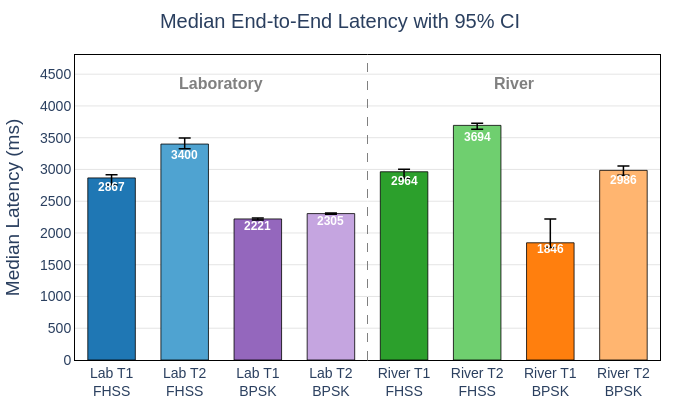

The code cell stored with this chart in its notebook:
### Code cell
# ── 6.6 Median Latency with 95% CI ───────────────────────────────────────────

short_labels_bar = [
    "Lab T1<br>FHSS", "Lab T2<br>FHSS",
    "Lab T1<br>BPSK", "Lab T2<br>BPSK",
    "River T1<br>FHSS", "River T2<br>FHSS",
    "River T1<br>BPSK","River T2<br>BPSK",
]

medians = [metrics[l]["lat_median"] for l in labels]

ci_lo = [
    metrics[l]["lat_median"] - metrics[l]["lat_median_ci_low"]
    for l in labels
]

ci_hi = [
    metrics[l]["lat_median_ci_high"] - metrics[l]["lat_median"]
    for l in labels
]

fig = go.Figure()

# ── Bars with CI ──────────────────────────────────────────────────────────────
for i, (l, median, lo, hi) in enumerate(zip(labels, medians, ci_lo, ci_hi)):

    fig.add_trace(go.Bar(
        x=[short_labels_bar[i]],
        y=[median],
        name=l.replace("\n", " "),
        marker_color=COLORS[i],
        marker_line_color="black",
        marker_line_width=0.8,
        error_y=dict(
            type="data",
            symmetric=False,
            array=[hi],
            arrayminus=[lo],
            color="black",
            thickness=1.5,
            width=6,
        ),
        showlegend=False,
    ))

    # Value label (clean, readable, consistent placement)
    fig.add_annotation(
        x=short_labels_bar[i],
        y=median * 0.95,
        text=f"<b>{median:.0f}</b>",
        showarrow=False,
        font=dict(size=12, color="white"),
    )

# ── Group separator ───────────────────────────────────────────────────────────
fig.add_vline(
    x=3.5,
    line_dash="dash",
    line_color="gray",
    line_width=1,
)

# ── Dynamic group labels ──────────────────────────────────────────────────────
y_top = max(medians) * 1.18

fig.add_annotation(
    x=1.5,
    y=y_top,
    text="<b>Laboratory</b>",
    showarrow=False,
    font=dict(size=16, color="gray"),
)

fig.add_annotation(
    x=5.5,
    y=y_top,
    text="<b>River</b>",
    showarrow=False,
    font=dict(size=16, color="gray"),
)

# ── Layout (fully aligned with PDR + other figures) ──────────────────────────
fig.update_layout(
    title=dict(
        text="Median End-to-End Latency with 95% CI",
        font=dict(size=20),
        x=0.5,
        xanchor="center",
    ),
    width=680,
    height=420,
    plot_bgcolor="white",
    paper_bgcolor="white",
    font=dict(family="Arial, sans-serif", size=16),
    margin=dict(l=55, r=20, t=55, b=60),
    bargap=0.35,
    showlegend=True,
    legend=dict(
        x=0.70,
        y=0.98,
        bgcolor="rgba(255,255,255,0.92)",
        bordercolor="black",
        borderwidth=1,
        font=dict(size=12),
    ),
)

# ── Axes styling (consistent frame + grid) ───────────────────────────────────
fig.update_xaxes(
    showgrid=False,
    linecolor="black",
    mirror=True,
    tickfont=dict(size=14),
)

fig.update_yaxes(
    title_text="Median Latency (ms)",
    gridcolor="#e5e5e5",
    linecolor="black",
    mirror=True,
    dtick=500,
    range=[0, max(medians) * 1.30],
    tickfont=dict(size=14),
)

save_fig(fig, "latency_median_ci")
fig.show()

### Figure 1 — Plotly figure (JSON) as saved in the notebook; plotly's stock layout.template omitted (floating-point values rounded to 4 significant figures)
{"data": [{"error_y": {"array": [48], "arrayminus": [113], "color": "black", "symmetric": false, "thickness": 1.5, "type": "data", "width": 6}, "marker": {"color": "#1f77b4", "line": {"color": "black", "width": 0.8}}, "name": "Lab, Trial 1: FHSS ", "showlegend": false, "type": "bar", "x": ["Lab T1<br>FHSS"], "y": [2867]}, {"error_y": {"array": [97], "arrayminus": [75], "color": "black", "symmetric": false, "thickness": 1.5, "type": "data", "width": 6}, "marker": {"color": "#4fa3d1", "line": {"color": "black", "width": 0.8}}, "name": "Lab, Trial 2: FHSS ", "showlegend": false, "type": "bar", "x": ["Lab T2<br>FHSS"], "y": [3400]}, {"error_y": {"array": [13], "arrayminus": [16], "color": "black", "symmetric": false, "thickness": 1.5, "type": "data", "width": 6}, "marker": {"color": "#9467bd", "line": {"color": "black", "width": 0.8}}, "name": "Lab, Trial 1: BPSK ", "showlegend": false, "type": "bar", "x": ["Lab T1<br>BPSK"], "y": [2221]}, {"error_y": {"array": [9], "arrayminus": [11], "color": "black", "symmetric": false, "thickness": 1.5, "type": "data", "width": 6}, "marker": {"color": "#c5a5e0", "line": {"color": "black", "width": 0.8}}, "name": "Lab, Trial 2: BPSK ", "showlegend": false, "type": "bar", "x": ["Lab T2<br>BPSK"], "y": [2305]}, {"error_y": {"array": [38.5], "arrayminus": [104.5], "color": "black", "symmetric": false, "thickness": 1.5, "type": "data", "width": 6}, "marker": {"color": "#2ca02c", "line": {"color": "black", "width": 0.8}}, "name": "River, Trial 1: FHSS ", "showlegend": false, "type": "bar", "x": ["River T1<br>FHSS"], "y": [2964.0]}, {"error_y": {"array": [32], "arrayminus": [59.5], "color": "black", "symmetric": false, "thickness": 1.5, "type": "data", "width": 6}, "marker": {"color": "#6fcf6f", "line": {"color": "black", "width": 0.8}}, "name": "River, Trial 2: FHSS ", "showlegend": false, "type": "bar", "x": ["River T2<br>FHSS"], "y": [3694]}, {"error_y": {"array": [376.5], "arrayminus": [74.5], "color": "black", "symmetric": false, "thickness": 1.5, "type": "data", "width": 6}, "marker": {"color": "#ff7f0e", "line": {"color": "black", "width": 0.8}}, "name": "River, Trial 1: BPSK ", "showlegend": false, "type": "bar", "x": ["River T1<br>BPSK"], "y": [1846.0]}, {"error_y": {"array": [70], "arrayminus": [77], "color": "black", "symmetric": false, "thickness": 1.5, "type": "data", "width": 6}, "marker": {"color": "#ffb570", "line": {"color": "black", "width": 0.8}}, "name": "River, Trial 2: BPSK ", "showlegend": false, "type": "bar", "x": ["River T2<br>BPSK"], "y": [2986]}], "layout": {"annotations": [{"font": {"color": "white", "size": 12}, "showarrow": false, "text": "<b>2867</b>", "x": "Lab T1<br>FHSS", "y": 2724.0}, {"font": {"color": "white", "size": 12}, "showarrow": false, "text": "<b>3400</b>", "x": "Lab T2<br>FHSS", "y": 3230}, {"font": {"color": "white", "size": 12}, "showarrow": false, "text": "<b>2221</b>", "x": "Lab T1<br>BPSK", "y": 2110.0}, {"font": {"color": "white", "size": 12}, "showarrow": false, "text": "<b>2305</b>", "x": "Lab T2<br>BPSK", "y": 2190.0}, {"font": {"color": "white", "size": 12}, "showarrow": false, "text": "<b>2964</b>", "x": "River T1<br>FHSS", "y": 2815.0}, {"font": {"color": "white", "size": 12}, "showarrow": false, "text": "<b>3694</b>", "x": "River T2<br>FHSS", "y": 3509.0}, {"font": {"color": "white", "size": 12}, "showarrow": false, "text": "<b>1846</b>", "x": "River T1<br>BPSK", "y": 1753.0}, {"font": {"color": "white", "size": 12}, "showarrow": false, "text": "<b>2986</b>", "x": "River T2<br>BPSK", "y": 2837.0}, {"font": {"color": "gray", "size": 16}, "showarrow": false, "text": "<b>Laboratory</b>", "x": 1.5, "y": 4359.0}, {"font": {"color": "gray", "size": 16}, "showarrow": false, "text": "<b>River</b>", "x": 5.5, "y": 4359.0}], "bargap": 0.35, "font": {"family": "Arial, sans-serif", "size": 16}, "height": 420, "legend": {"bgcolor": "rgba(255,255,255,0.92)", "bordercolor": "black", "borderwidth": 1, "font": {"size": 12}, "x": 0.7, "y": 0.98}, "margin": {"b": 60, "l": 55, "r": 20, "t": 55}, "paper_bgcolor": "white", "plot_bgcolor": "white", "shapes": [{"line": {"color": "gray", "dash": "dash", "width": 1}, "type": "line", "x0": 3.5, "x1": 3.5, "xref": "x", "y0": 0, "y1": 1, "yref": "y domain"}], "showlegend": true, "title": {"font": {"size": 20}, "text": "Median End-to-End Latency with 95% CI", "x": 0.5, "xanchor": "center"}, "width": 680, "xaxis": {"linecolor": "black", "mirror": true, "showgrid": false, "tickfont": {"size": 14}}, "yaxis": {"dtick": 500, "gridcolor": "#e5e5e5", "linecolor": "black", "mirror": true, "range": [0, 4802.0], "tickfont": {"size": 14}, "title": {"text": "Median Latency (ms)"}}}}
